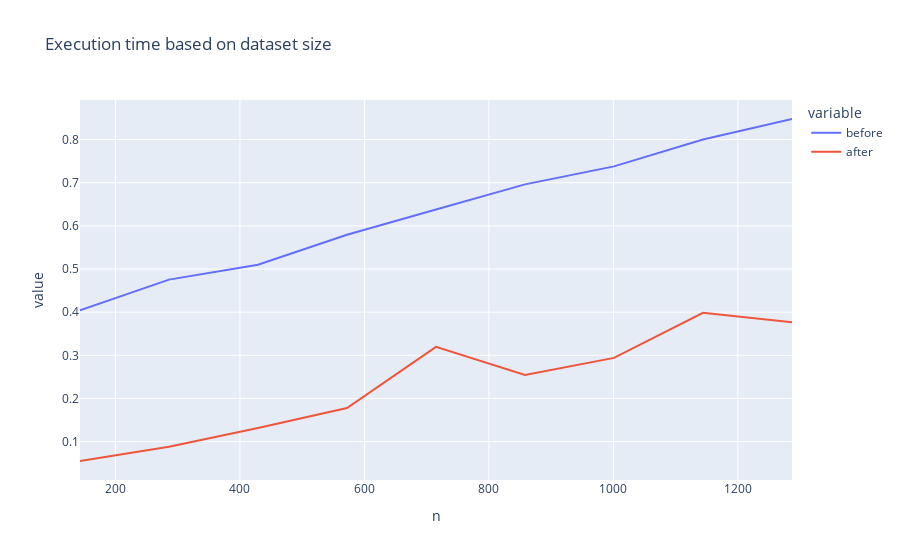

The notebook cell saved with this chart:
### Code cell
import plotly.express as px

px.line(times, x='n', y=['before', 'after'], title='Execution time based on dataset size')

### Figure 1 — Plotly figure (JSON) as saved in the notebook; plotly's stock layout.template omitted (floating-point values rounded to 4 significant figures)
{"data": [{"hovertemplate": "variable=before<br>n=%{x}<br>value=%{y}<extra></extra>", "legendgroup": "before", "line": {"color": "#636efa", "dash": "solid"}, "marker": {"symbol": "circle"}, "mode": "lines", "name": "before", "orientation": "v", "showlegend": true, "type": "scatter", "x": [143, 286, 429, 572, 715, 858, 1001, 1144, 1287], "xaxis": "x", "y": [0.404, 0.4754, 0.51, 0.5794, 0.6379, 0.6961, 0.7378, 0.8002, 0.8476], "yaxis": "y"}, {"hovertemplate": "variable=after<br>n=%{x}<br>value=%{y}<extra></extra>", "legendgroup": "after", "line": {"color": "#EF553B", "dash": "solid"}, "marker": {"symbol": "circle"}, "mode": "lines", "name": "after", "orientation": "v", "showlegend": true, "type": "scatter", "x": [143, 286, 429, 572, 715, 858, 1001, 1144, 1287], "xaxis": "x", "y": [0.05516, 0.08837, 0.1315, 0.178, 0.3197, 0.2547, 0.294, 0.3986, 0.3768], "yaxis": "y"}], "layout": {"legend": {"title": {"text": "variable"}, "tracegroupgap": 0}, "title": {"text": "Execution time based on dataset size"}, "xaxis": {"anchor": "y", "domain": [0, 1], "title": {"text": "n"}}, "yaxis": {"anchor": "x", "domain": [0, 1], "title": {"text": "value"}}}}
